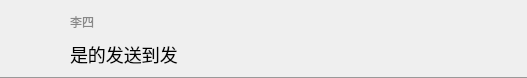
<?xml version="1.0" encoding="UTF-8"?>
<ui version="4.0">
 <class>MsgRecordItem</class>
 <widget class="QWidget" name="MsgRecordItem">
  <property name="geometry">
   <rect>
    <x>0</x>
    <y>0</y>
    <width>527</width>
    <height>78</height>
   </rect>
  </property>
  <property name="minimumSize">
   <size>
    <width>500</width>
    <height>0</height>
   </size>
  </property>
  <property name="maximumSize">
   <size>
    <width>700</width>
    <height>16777215</height>
   </size>
  </property>
  <property name="windowTitle">
   <string>MsgRecordItem</string>
  </property>
  <layout class="QVBoxLayout" name="verticalLayout">
   <property name="spacing">
    <number>0</number>
   </property>
   <property name="leftMargin">
    <number>0</number>
   </property>
   <property name="topMargin">
    <number>0</number>
   </property>
   <property name="rightMargin">
    <number>0</number>
   </property>
   <property name="bottomMargin">
    <number>0</number>
   </property>
   <item>
    <widget class="QWidget" name="widget" native="true">
     <property name="styleSheet">
      <string notr="true">QWidget#widget{ border-bottom:1px solid #999;}</string>
     </property>
     <layout class="QHBoxLayout" name="horizontalLayout">
      <property name="spacing">
       <number>0</number>
      </property>
      <property name="leftMargin">
       <number>10</number>
      </property>
      <property name="topMargin">
       <number>0</number>
      </property>
      <property name="rightMargin">
       <number>10</number>
      </property>
      <property name="bottomMargin">
       <number>0</number>
      </property>
      <item>
       <widget class="QPushButton" name="btnHead">
        <property name="enabled">
         <bool>false</bool>
        </property>
        <property name="minimumSize">
         <size>
          <width>50</width>
          <height>50</height>
         </size>
        </property>
        <property name="maximumSize">
         <size>
          <width>50</width>
          <height>50</height>
         </size>
        </property>
        <property name="styleSheet">
         <string notr="true">border:none;</string>
        </property>
        <property name="text">
         <string/>
        </property>
        <property name="iconSize">
         <size>
          <width>50</width>
          <height>50</height>
         </size>
        </property>
       </widget>
      </item>
      <item>
       <widget class="QWidget" name="widget_3" native="true">
        <layout class="QVBoxLayout" name="verticalLayout_2">
         <property name="spacing">
          <number>0</number>
         </property>
         <property name="leftMargin">
          <number>10</number>
         </property>
         <property name="topMargin">
          <number>0</number>
         </property>
         <property name="rightMargin">
          <number>0</number>
         </property>
         <property name="bottomMargin">
          <number>0</number>
         </property>
         <item>
          <widget class="QWidget" name="widget_2" native="true">
           <property name="minimumSize">
            <size>
             <width>0</width>
             <height>20</height>
            </size>
           </property>
           <property name="maximumSize">
            <size>
             <width>16777215</width>
             <height>20</height>
            </size>
           </property>
           <layout class="QHBoxLayout" name="horizontalLayout_2">
            <property name="spacing">
             <number>0</number>
            </property>
            <property name="leftMargin">
             <number>0</number>
            </property>
            <property name="topMargin">
             <number>0</number>
            </property>
            <property name="rightMargin">
             <number>0</number>
            </property>
            <property name="bottomMargin">
             <number>0</number>
            </property>
            <item alignment="Qt::AlignLeft">
             <widget class="QLabel" name="labName">
              <property name="minimumSize">
               <size>
                <width>150</width>
                <height>0</height>
               </size>
              </property>
              <property name="maximumSize">
               <size>
                <width>16777215</width>
                <height>16777215</height>
               </size>
              </property>
              <property name="styleSheet">
               <string notr="true">color:#888;</string>
              </property>
              <property name="text">
               <string>李四</string>
              </property>
             </widget>
            </item>
           </layout>
          </widget>
         </item>
         <item>
          <widget class="QLabel" name="labMsg">
           <property name="minimumSize">
            <size>
             <width>630</width>
             <height>20</height>
            </size>
           </property>
           <property name="maximumSize">
            <size>
             <width>630</width>
             <height>20</height>
            </size>
           </property>
           <property name="font">
            <font>
             <family>微软雅黑</family>
             <pointsize>-1</pointsize>
             <weight>50</weight>
             <bold>false</bold>
            </font>
           </property>
           <property name="styleSheet">
            <string notr="true">font-size:18px;
font-weight:400;
</string>
           </property>
           <property name="text">
            <string>是的发送到发</string>
           </property>
           <property name="wordWrap">
            <bool>true</bool>
           </property>
          </widget>
         </item>
        </layout>
       </widget>
      </item>
     </layout>
    </widget>
   </item>
  </layout>
 </widget>
 <layoutdefault spacing="6" margin="11"/>
 <resources/>
 <connections/>
</ui>
